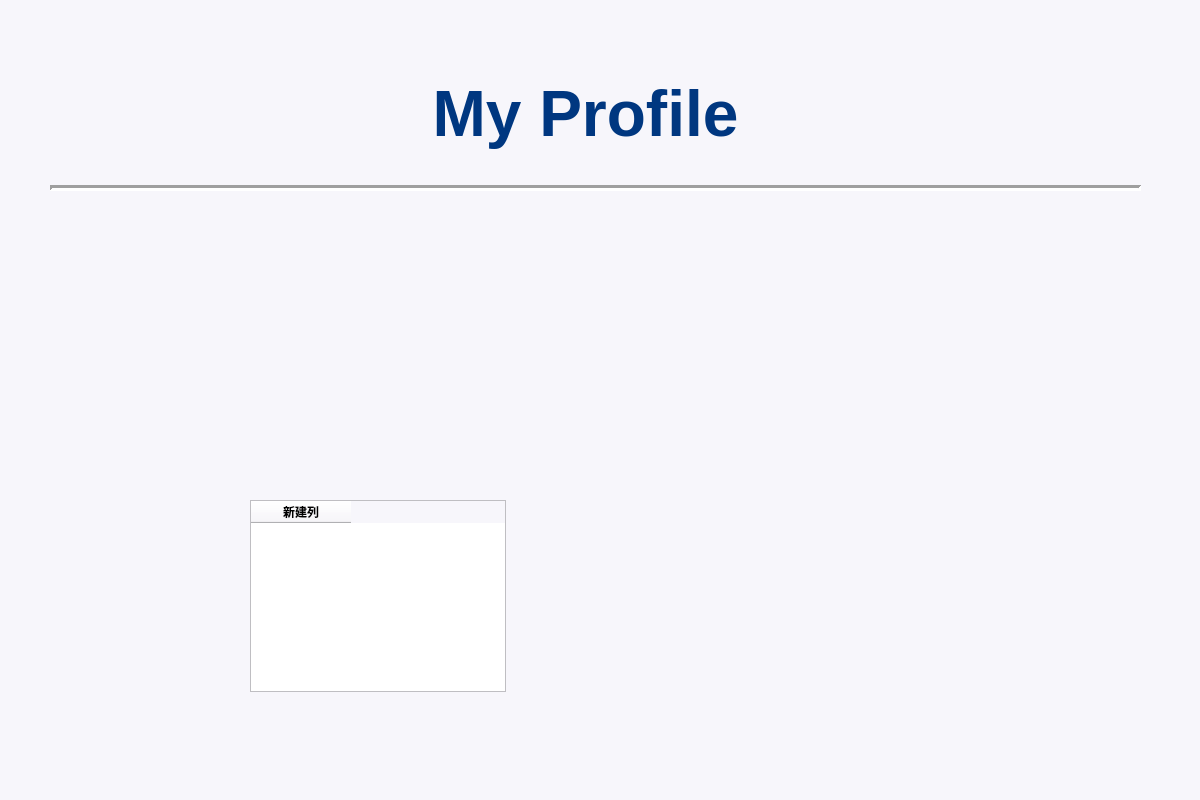
<?xml version="1.0" encoding="UTF-8"?>
<ui version="4.0">
 <class>MainWindow</class>
 <widget class="QMainWindow" name="MainWindow">
  <property name="geometry">
   <rect>
    <x>0</x>
    <y>0</y>
    <width>1200</width>
    <height>800</height>
   </rect>
  </property>
  <property name="sizePolicy">
   <sizepolicy hsizetype="Preferred" vsizetype="Preferred">
    <horstretch>0</horstretch>
    <verstretch>0</verstretch>
   </sizepolicy>
  </property>
  <property name="palette">
   <palette>
    <active>
     <colorrole role="WindowText">
      <brush brushstyle="SolidPattern">
       <color alpha="255">
        <red>0</red>
        <green>0</green>
        <blue>0</blue>
       </color>
      </brush>
     </colorrole>
     <colorrole role="Button">
      <brush brushstyle="SolidPattern">
       <color alpha="255">
        <red>247</red>
        <green>246</green>
        <blue>251</blue>
       </color>
      </brush>
     </colorrole>
     <colorrole role="Light">
      <brush brushstyle="SolidPattern">
       <color alpha="255">
        <red>255</red>
        <green>255</green>
        <blue>255</blue>
       </color>
      </brush>
     </colorrole>
     <colorrole role="Midlight">
      <brush brushstyle="SolidPattern">
       <color alpha="255">
        <red>251</red>
        <green>250</green>
        <blue>253</blue>
       </color>
      </brush>
     </colorrole>
     <colorrole role="Dark">
      <brush brushstyle="SolidPattern">
       <color alpha="255">
        <red>123</red>
        <green>123</green>
        <blue>125</blue>
       </color>
      </brush>
     </colorrole>
     <colorrole role="Mid">
      <brush brushstyle="SolidPattern">
       <color alpha="255">
        <red>165</red>
        <green>164</green>
        <blue>167</blue>
       </color>
      </brush>
     </colorrole>
     <colorrole role="Text">
      <brush brushstyle="SolidPattern">
       <color alpha="255">
        <red>0</red>
        <green>0</green>
        <blue>0</blue>
       </color>
      </brush>
     </colorrole>
     <colorrole role="BrightText">
      <brush brushstyle="SolidPattern">
       <color alpha="255">
        <red>255</red>
        <green>255</green>
        <blue>255</blue>
       </color>
      </brush>
     </colorrole>
     <colorrole role="ButtonText">
      <brush brushstyle="SolidPattern">
       <color alpha="255">
        <red>0</red>
        <green>0</green>
        <blue>0</blue>
       </color>
      </brush>
     </colorrole>
     <colorrole role="Base">
      <brush brushstyle="SolidPattern">
       <color alpha="255">
        <red>255</red>
        <green>255</green>
        <blue>255</blue>
       </color>
      </brush>
     </colorrole>
     <colorrole role="Window">
      <brush brushstyle="SolidPattern">
       <color alpha="255">
        <red>247</red>
        <green>246</green>
        <blue>251</blue>
       </color>
      </brush>
     </colorrole>
     <colorrole role="Shadow">
      <brush brushstyle="SolidPattern">
       <color alpha="255">
        <red>0</red>
        <green>0</green>
        <blue>0</blue>
       </color>
      </brush>
     </colorrole>
     <colorrole role="AlternateBase">
      <brush brushstyle="SolidPattern">
       <color alpha="255">
        <red>251</red>
        <green>250</green>
        <blue>253</blue>
       </color>
      </brush>
     </colorrole>
     <colorrole role="ToolTipBase">
      <brush brushstyle="SolidPattern">
       <color alpha="255">
        <red>255</red>
        <green>255</green>
        <blue>220</blue>
       </color>
      </brush>
     </colorrole>
     <colorrole role="ToolTipText">
      <brush brushstyle="SolidPattern">
       <color alpha="255">
        <red>0</red>
        <green>0</green>
        <blue>0</blue>
       </color>
      </brush>
     </colorrole>
     <colorrole role="PlaceholderText">
      <brush brushstyle="SolidPattern">
       <color alpha="128">
        <red>0</red>
        <green>0</green>
        <blue>0</blue>
       </color>
      </brush>
     </colorrole>
    </active>
    <inactive>
     <colorrole role="WindowText">
      <brush brushstyle="SolidPattern">
       <color alpha="255">
        <red>0</red>
        <green>0</green>
        <blue>0</blue>
       </color>
      </brush>
     </colorrole>
     <colorrole role="Button">
      <brush brushstyle="SolidPattern">
       <color alpha="255">
        <red>247</red>
        <green>246</green>
        <blue>251</blue>
       </color>
      </brush>
     </colorrole>
     <colorrole role="Light">
      <brush brushstyle="SolidPattern">
       <color alpha="255">
        <red>255</red>
        <green>255</green>
        <blue>255</blue>
       </color>
      </brush>
     </colorrole>
     <colorrole role="Midlight">
      <brush brushstyle="SolidPattern">
       <color alpha="255">
        <red>251</red>
        <green>250</green>
        <blue>253</blue>
       </color>
      </brush>
     </colorrole>
     <colorrole role="Dark">
      <brush brushstyle="SolidPattern">
       <color alpha="255">
        <red>123</red>
        <green>123</green>
        <blue>125</blue>
       </color>
      </brush>
     </colorrole>
     <colorrole role="Mid">
      <brush brushstyle="SolidPattern">
       <color alpha="255">
        <red>165</red>
        <green>164</green>
        <blue>167</blue>
       </color>
      </brush>
     </colorrole>
     <colorrole role="Text">
      <brush brushstyle="SolidPattern">
       <color alpha="255">
        <red>0</red>
        <green>0</green>
        <blue>0</blue>
       </color>
      </brush>
     </colorrole>
     <colorrole role="BrightText">
      <brush brushstyle="SolidPattern">
       <color alpha="255">
        <red>255</red>
        <green>255</green>
        <blue>255</blue>
       </color>
      </brush>
     </colorrole>
     <colorrole role="ButtonText">
      <brush brushstyle="SolidPattern">
       <color alpha="255">
        <red>0</red>
        <green>0</green>
        <blue>0</blue>
       </color>
      </brush>
     </colorrole>
     <colorrole role="Base">
      <brush brushstyle="SolidPattern">
       <color alpha="255">
        <red>255</red>
        <green>255</green>
        <blue>255</blue>
       </color>
      </brush>
     </colorrole>
     <colorrole role="Window">
      <brush brushstyle="SolidPattern">
       <color alpha="255">
        <red>247</red>
        <green>246</green>
        <blue>251</blue>
       </color>
      </brush>
     </colorrole>
     <colorrole role="Shadow">
      <brush brushstyle="SolidPattern">
       <color alpha="255">
        <red>0</red>
        <green>0</green>
        <blue>0</blue>
       </color>
      </brush>
     </colorrole>
     <colorrole role="AlternateBase">
      <brush brushstyle="SolidPattern">
       <color alpha="255">
        <red>251</red>
        <green>250</green>
        <blue>253</blue>
       </color>
      </brush>
     </colorrole>
     <colorrole role="ToolTipBase">
      <brush brushstyle="SolidPattern">
       <color alpha="255">
        <red>255</red>
        <green>255</green>
        <blue>220</blue>
       </color>
      </brush>
     </colorrole>
     <colorrole role="ToolTipText">
      <brush brushstyle="SolidPattern">
       <color alpha="255">
        <red>0</red>
        <green>0</green>
        <blue>0</blue>
       </color>
      </brush>
     </colorrole>
     <colorrole role="PlaceholderText">
      <brush brushstyle="SolidPattern">
       <color alpha="128">
        <red>0</red>
        <green>0</green>
        <blue>0</blue>
       </color>
      </brush>
     </colorrole>
    </inactive>
    <disabled>
     <colorrole role="WindowText">
      <brush brushstyle="SolidPattern">
       <color alpha="255">
        <red>123</red>
        <green>123</green>
        <blue>125</blue>
       </color>
      </brush>
     </colorrole>
     <colorrole role="Button">
      <brush brushstyle="SolidPattern">
       <color alpha="255">
        <red>247</red>
        <green>246</green>
        <blue>251</blue>
       </color>
      </brush>
     </colorrole>
     <colorrole role="Light">
      <brush brushstyle="SolidPattern">
       <color alpha="255">
        <red>255</red>
        <green>255</green>
        <blue>255</blue>
       </color>
      </brush>
     </colorrole>
     <colorrole role="Midlight">
      <brush brushstyle="SolidPattern">
       <color alpha="255">
        <red>251</red>
        <green>250</green>
        <blue>253</blue>
       </color>
      </brush>
     </colorrole>
     <colorrole role="Dark">
      <brush brushstyle="SolidPattern">
       <color alpha="255">
        <red>123</red>
        <green>123</green>
        <blue>125</blue>
       </color>
      </brush>
     </colorrole>
     <colorrole role="Mid">
      <brush brushstyle="SolidPattern">
       <color alpha="255">
        <red>165</red>
        <green>164</green>
        <blue>167</blue>
       </color>
      </brush>
     </colorrole>
     <colorrole role="Text">
      <brush brushstyle="SolidPattern">
       <color alpha="255">
        <red>123</red>
        <green>123</green>
        <blue>125</blue>
       </color>
      </brush>
     </colorrole>
     <colorrole role="BrightText">
      <brush brushstyle="SolidPattern">
       <color alpha="255">
        <red>255</red>
        <green>255</green>
        <blue>255</blue>
       </color>
      </brush>
     </colorrole>
     <colorrole role="ButtonText">
      <brush brushstyle="SolidPattern">
       <color alpha="255">
        <red>123</red>
        <green>123</green>
        <blue>125</blue>
       </color>
      </brush>
     </colorrole>
     <colorrole role="Base">
      <brush brushstyle="SolidPattern">
       <color alpha="255">
        <red>247</red>
        <green>246</green>
        <blue>251</blue>
       </color>
      </brush>
     </colorrole>
     <colorrole role="Window">
      <brush brushstyle="SolidPattern">
       <color alpha="255">
        <red>247</red>
        <green>246</green>
        <blue>251</blue>
       </color>
      </brush>
     </colorrole>
     <colorrole role="Shadow">
      <brush brushstyle="SolidPattern">
       <color alpha="255">
        <red>0</red>
        <green>0</green>
        <blue>0</blue>
       </color>
      </brush>
     </colorrole>
     <colorrole role="AlternateBase">
      <brush brushstyle="SolidPattern">
       <color alpha="255">
        <red>247</red>
        <green>246</green>
        <blue>251</blue>
       </color>
      </brush>
     </colorrole>
     <colorrole role="ToolTipBase">
      <brush brushstyle="SolidPattern">
       <color alpha="255">
        <red>255</red>
        <green>255</green>
        <blue>220</blue>
       </color>
      </brush>
     </colorrole>
     <colorrole role="ToolTipText">
      <brush brushstyle="SolidPattern">
       <color alpha="255">
        <red>0</red>
        <green>0</green>
        <blue>0</blue>
       </color>
      </brush>
     </colorrole>
     <colorrole role="PlaceholderText">
      <brush brushstyle="SolidPattern">
       <color alpha="128">
        <red>0</red>
        <green>0</green>
        <blue>0</blue>
       </color>
      </brush>
     </colorrole>
    </disabled>
   </palette>
  </property>
  <property name="font">
   <font>
    <family>Yu Gothic UI</family>
    <weight>75</weight>
    <bold>true</bold>
   </font>
  </property>
  <property name="windowTitle">
   <string>iKYC</string>
  </property>
  <property name="layoutDirection">
   <enum>Qt::LeftToRight</enum>
  </property>
  <property name="autoFillBackground">
   <bool>false</bool>
  </property>
  <widget class="QWidget" name="centralwidget">
   <widget class="QLabel" name="small_logo">
    <property name="geometry">
     <rect>
      <x>30</x>
      <y>30</y>
      <width>151</width>
      <height>151</height>
     </rect>
    </property>
    <property name="text">
     <string/>
    </property>
    <property name="pixmap">
     <pixmap>resources/small_logo.png</pixmap>
    </property>
    <property name="scaledContents">
     <bool>true</bool>
    </property>
   </widget>
   <widget class="QLabel" name="faceTitleLabel">
    <property name="geometry">
     <rect>
      <x>370</x>
      <y>60</y>
      <width>431</width>
      <height>111</height>
     </rect>
    </property>
    <property name="font">
     <font>
      <family>Yu Gothic UI</family>
      <pointsize>24</pointsize>
      <weight>75</weight>
      <bold>true</bold>
     </font>
    </property>
    <property name="contextMenuPolicy">
     <enum>Qt::NoContextMenu</enum>
    </property>
    <property name="text">
     <string>&lt;html&gt;&lt;head/&gt;&lt;body&gt;&lt;p&gt;&lt;span style=&quot; font-size:48pt; color:#003780;&quot;&gt;My Profile&lt;/span&gt;&lt;/p&gt;&lt;/body&gt;&lt;/html&gt;</string>
    </property>
    <property name="alignment">
     <set>Qt::AlignCenter</set>
    </property>
   </widget>
   <widget class="Line" name="line">
    <property name="geometry">
     <rect>
      <x>50</x>
      <y>180</y>
      <width>1091</width>
      <height>16</height>
     </rect>
    </property>
    <property name="styleSheet">
     <string notr="true">.Line{
	border-top: 3px solid rgb(0, 64, 148);
}</string>
    </property>
    <property name="lineWidth">
     <number>3</number>
    </property>
    <property name="orientation">
     <enum>Qt::Horizontal</enum>
    </property>
   </widget>
   <widget class="QTableWidget" name="tableWidget">
    <property name="geometry">
     <rect>
      <x>250</x>
      <y>500</y>
      <width>256</width>
      <height>192</height>
     </rect>
    </property>
    <column>
     <property name="text">
      <string>新建列</string>
     </property>
    </column>
   </widget>
  </widget>
 </widget>
 <resources/>
 <connections/>
</ui>
